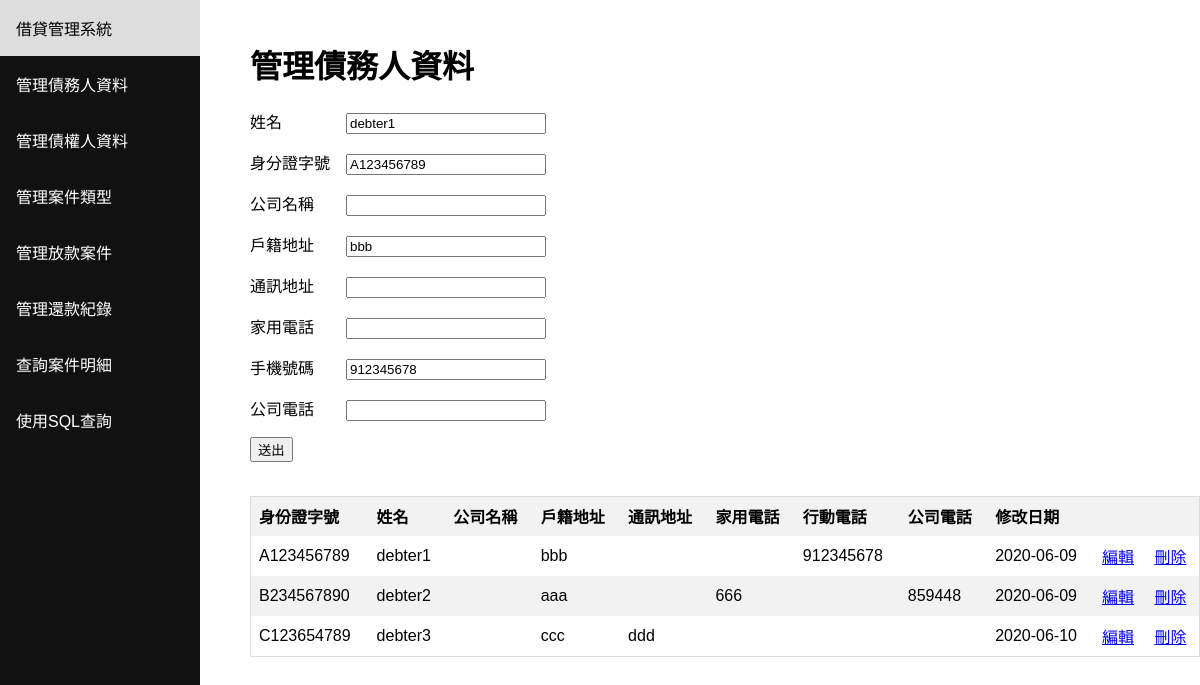
The page /debter/edit/A123456789 on the database its author committed.
### tables this page shows
CREATE TABLE "DEBTER" (
	`ID`	TEXT NOT NULL UNIQUE,
	`Name`	TEXT NOT NULL,
	`CompanyName`	TEXT,
	`ResidenceAddress`	TEXT NOT NULL,
	`MailingAddress`	TEXT,
	`TelPhoneNumber`	INTEGER,
	`MobilePhoneNumber`	INTEGER,
	`CompanyPhoneNumber`	TEXT,
	`EditDate`	TEXT NOT NULL,
	PRIMARY KEY(`ID`)
);

### main.py (the view)
@app.route('/debter/edit/<ID>', methods=['GET', 'POST'])
def debter_edit(ID):
    ID = f"\"{ID}\""
    if request.method == 'POST':
        edit_data('DEBTER', edit=True, pr_key=[ID])
        return redirect(url_for('debter'))
    table = get_query("select * from DEBTER;")
    data = get_query("select {} from DEBTER where ID = {}".format(','.join(INPUT_DICT['DEBTER']), ID))
    return render_template(
                'debter.html',
                columns=['身份證字號','姓名','公司名稱','戶籍地址','通訊地址','家用電話','行動電話','公司電話','修改日期'],
                table=table,
                edit=True,
                data=data[0]
            )

### main.py (called while the page is built)
def get_query(query):
    conn = sqlite3.connect('database.db')
    conn.row_factory = sqlite3.Row
    cur = conn.cursor()
    exe = cur.execute(query)
    rows = cur.fetchall()
    conn.close()
    output = []
    for row in rows:
        temp = dict(row)
        output.append(list(temp.values()))
    return output

### templates/debter.html (shortened to what this page needs)
<html><header><title>借貸管理系統</title></header><body><div class="sidenav"><a href="/">借貸管理系統</a><a href="/debter">管理債務人資料</a><a href="/creditor">管理債權人資料</a><a href="/project_type">管理案件類型</a><a href="/project">管理放款案件</a><a href="/period">管理還款紀錄</a><a href="/project_record">查詢案件明細</a><a href="/sql">使用SQL查詢</a></div><div class="content"><h1>管理債務人資料</h1><form method="POST" action=""><div>{% if edit %}<p>姓名　　　　<input name="Name" style="width:200px" value="{{ data[0] }}"/></p><p>身分證字號　<input name="ID" style="width:200px" value="{{ data[1] }}"/></p><p>公司名稱　　<input name="CompanyName" style="width:200px" value="{{ data[2] }}"/></p><p>戶籍地址　　<input name="ResidenceAddress" style="width:200px" value="{{ data[3] }}"/></p><p>通訊地址　　<input name="MailingAddress" style="width:200px" value="{{ data[4] }}"/></p><p>家用電話　　<input name="TelPhoneNumber" type="tel" style="width:200px" value="{{ data[5] }}"/></p><p>手機號碼　　<input name="MobilePhoneNumber" style="width:200px" value="{{ data[6] }}"/></p><p>公司電話　　<input name="CompanyPhoneNumber" type="tel" style="width:200px" value="{{ data[7] }}"/></p>{% endif %}<p><input type="submit" value="送出"/></p></div><br/><div style="overflow-x:auto;"><table><thead><tr></tr>{% for column in columns %}<th>{{ column }}</th>{% endfor %}<th></th><th></th></thead><tbody>{% for row in table %}<tr>{% for item in row %}<td>{{ item }}</td>{% endfor %}<td><a href="/debter/edit/{{ row[0] }}">編輯</a></td><td><a href="/debter/delete/{{ row[0] }}">刪除</a></td></tr>{% endfor %}</tbody></table></div></form></div></body></html>

### templates/debter.html (style rules this page uses)
* { box-sizing: border-box; }
body { margin: 0; font-family: Arial, Helvetica, sans-serif; }
.sidenav { height: 100%; width: 200px; position: fixed; z-index: 1; top: 0; left: 0; background-color: #111; overflow-x: hidden; }
.sidenav a { color: white; padding: 16px; text-decoration: none; display: block; }
.content { margin-left: 200px; padding-left: 50px; padding-top: 20px; }
table { border-collapse: collapse; border-spacing: 0; width: 100%; border: 1px solid #ddd; }
th, td { text-align: left; padding: 8px; }
tr:nth-child(even) { background-color: #f2f2f2 }

### rows shown on the page
DEBTER: Name "debter1", ID "A123456789", ResidenceAddress "bbb", MobilePhoneNumber "912345678", EditDate "2020-06-09"
DEBTER: ID "B234567890", Name "debter2", ResidenceAddress "aaa", TelPhoneNumber "666", CompanyPhoneNumber "859448", EditDate "2020-06-09"
DEBTER: ID "C123654789", Name "debter3", ResidenceAddress "ccc", MailingAddress "ddd", EditDate "2020-06-10"

### other values the page prints
{{ column }} "身份證字號" "姓名" "公司名稱" "戶籍地址" "通訊地址" "家用電話" "行動電話" "公司電話" "修改日期"
